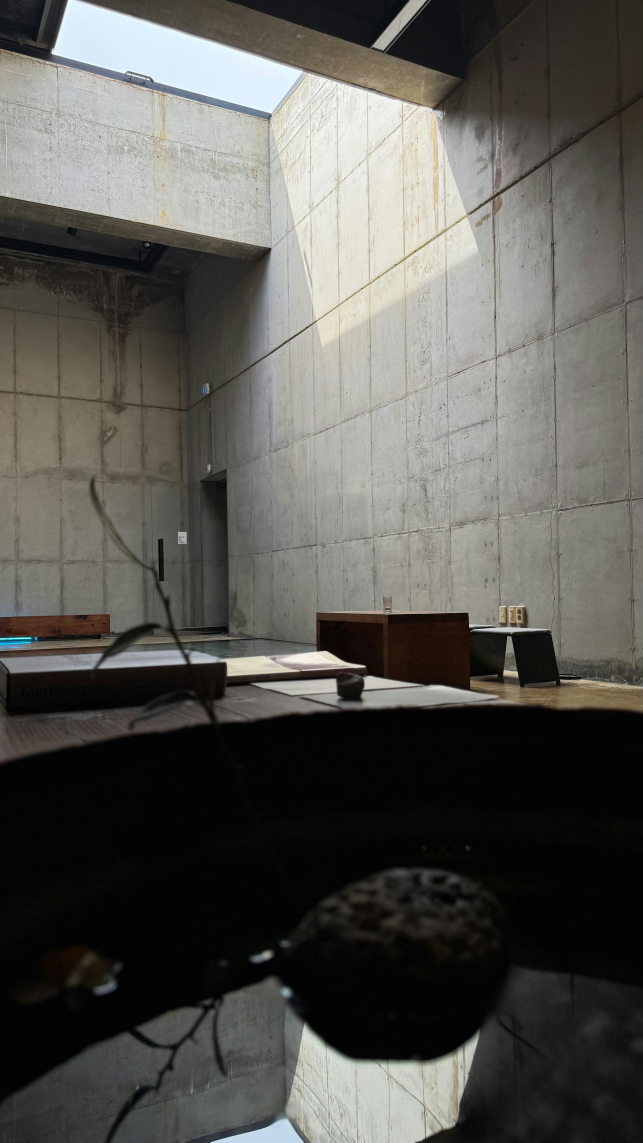
#> input picture assets/originali/pozzo.jpg, 3213 x 5712 px, given in place of villa.jpg, which was not available (shown at 1/5 size)
$ python prepara-immagini.py
#> lines starting #> are read from the running program, lines starting #| are printed output that depends on the picture; pictures that were not available may be replaced by others from this repository, and a replacement may not be noted
#> further down, im is the input picture: PIL image 3213x5712 RGB; mean R, G, B 88.4, 87.7, 83.4
#!/usr/bin/env python3
"""Prepara immagini responsive allineate e schizzi. Non modifica gli originali.
Uso: python scripts/prepara-immagini.py [--salvia-box x,y,w,h]
Il box è normalizzato 0..1 e verificato sull'immagine dopo EXIF transpose.
"""
from pathlib import Path
import argparse, json, math
import cv2
import numpy as np
from PIL import Image, ImageOps, ImageDraw
import pillow_avif  # registra il codec AVIF
ROOT = Path(__file__).resolve().parents[1]
p = argparse.ArgumentParser()
p.add_argument('--salvia-box', default='0.646,0.454,0.053,0.026')
args = p.parse_args()
BOX = tuple(map(float, args.salvia_box.split(',')))
if len(BOX) != 4 or any(v < 0 or v > 1 for v in BOX): p.error('Box normalizzato non valido')
OUT = ROOT / 'assets/immagini'; OUT.mkdir(parents=True, exist_ok=True)
PAPER = np.array([241,236,226], dtype=np.float32)
GRAPHITE = np.array([38,36,33], dtype=np.float32)

def pencil(rgb, textured):
#> called with textured = False
    gray = cv2.cvtColor(rgb, cv2.COLOR_RGB2GRAY)
    if textured:
        gray = cv2.medianBlur(gray, 7)
        for _ in range(3): gray = cv2.bilateralFilter(gray, 9, 45, 45)
    gray = cv2.createCLAHE(clipLimit=2, tileGridSize=(8,8)).apply(gray)
    inverse_blur = cv2.GaussianBlur(255-gray, (0,0), 4)
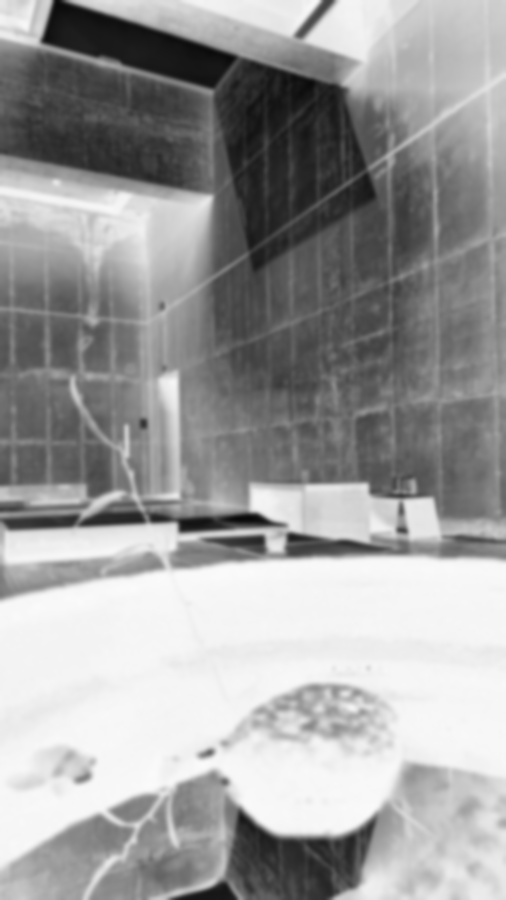
#> inverse_blur: shape (1800, 1012) (shown at 1/2 size); min 9, max 251, mean 157.3
    dodge = np.minimum(gray.astype(np.float32)*255 / np.maximum(255-inverse_blur.astype(np.float32), 1), 255)/255
    tone = np.power(dodge, 1.8)
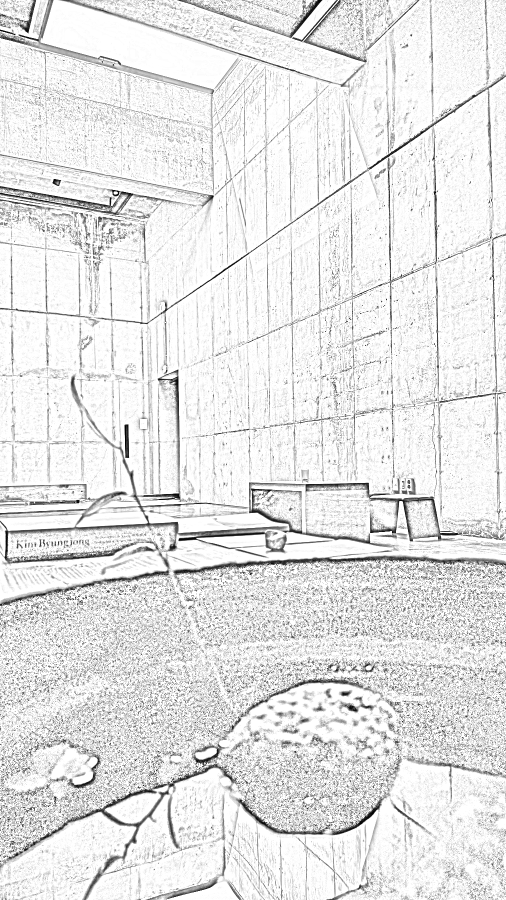
#> tone: shape (1800, 1012) float32 (shown at 1/2 size); min 0, max 1, mean 0.899
    dark = 1-tone
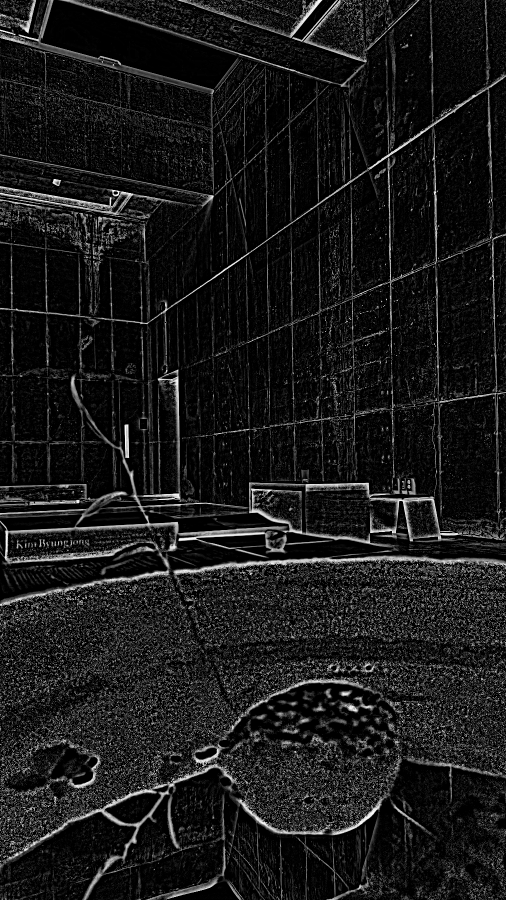
#> dark: shape (1800, 1012) float32 (shown at 1/2 size); min 0, max 1, mean 0.101
    if textured:
        edges = cv2.Canny(gray, 15, 45)/255
        yy,xx = np.indices(gray.shape)
        hatch = ((xx+yy)%7 < 1).astype(np.float32)
        hatch *= np.clip((150-gray.astype(float))/150,0,1)*.65
        dark = np.maximum.reduce([dark, edges*.76, hatch])
    rng = np.random.default_rng(24)
    texture = rng.normal(0,.75,gray.shape)[...,None]
    return np.clip(PAPER-(PAPER-GRAPHITE)*dark[...,None]+texture,0,255).astype('uint8')

def export(im, stem, long):
#> called with stem = 'villa', long = 1800
    for width in (800,1400,1800):
        if width>long: continue
        # Le immagini verticali mantengono il lato lungo indicato nel nome.
        resized=ImageOps.contain(im,(width,width),Image.Resampling.LANCZOS)
        for ext,quality in [('avif',54),('webp',79),('jpg',85)]:
            opts={'quality':46 if ext=='avif' and stem.endswith('-schizzo') else quality}
            if ext=='jpg': opts.update(optimize=True,progressive=True)
            if ext=='avif': opts.update(speed=6)
            resized.save(OUT/f'{stem}-{width}.{ext}',**opts)

previews=[];manifest={}
for name in ('villa','fronte','sbalzo','pozzo','salvia'):
    im=ImageOps.exif_transpose(Image.open(ROOT/f'assets/originali/{name}.jpg')).convert('RGB')
    if name=='salvia':
        x,y,w,h=BOX;W,H=im.size
        rect=(round(x*W),round(y*H),round((x+w)*W),round((y+h)*H))
        rgb=np.array(im);x1,y1,x2,y2=rect
        patch=rgb[y1:y2,x1:x2].copy()
        rgb[y1:y2,x1:x2]=cv2.GaussianBlur(patch,(0,0),max(12,(x2-x1)/8))
        im=Image.fromarray(rgb)
    long=1800 if name in ('villa','fronte') else 1400
    im=ImageOps.contain(im,(long,long),Image.Resampling.LANCZOS)
    sketch=Image.fromarray(pencil(np.array(im),name in ('sbalzo','pozzo')))
    export(im,name,long);export(sketch,name+'-schizzo',long)
#> the loop in export (call 2), `for width in (800,1400,1800):` made 3 passes
#> pass 1, in export (call 2), `resized=ImageOps.contain(im,(width,width),Image.Resampling.LANCZOS)`:
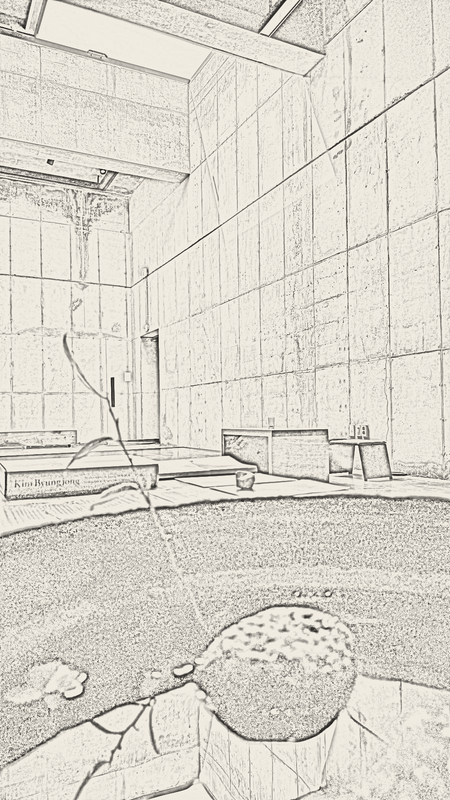
#> resized: PIL image 450x800 RGB; mean R, G, B 220.1, 215.4, 206.1
    manifest[name]={'width':im.width,'height':im.height,'longSide':long,'widths':[round(im.width*s/long) for s in (800,1400,1800) if s<=long]}
    previews.append((name,im,sketch))
    if name=='villa':
        (ROOT/'public').mkdir(exist_ok=True)
        ImageOps.fit(im,(1200,630),Image.Resampling.LANCZOS).save(ROOT/'public/og-tratto.jpg',quality=84,optimize=True)
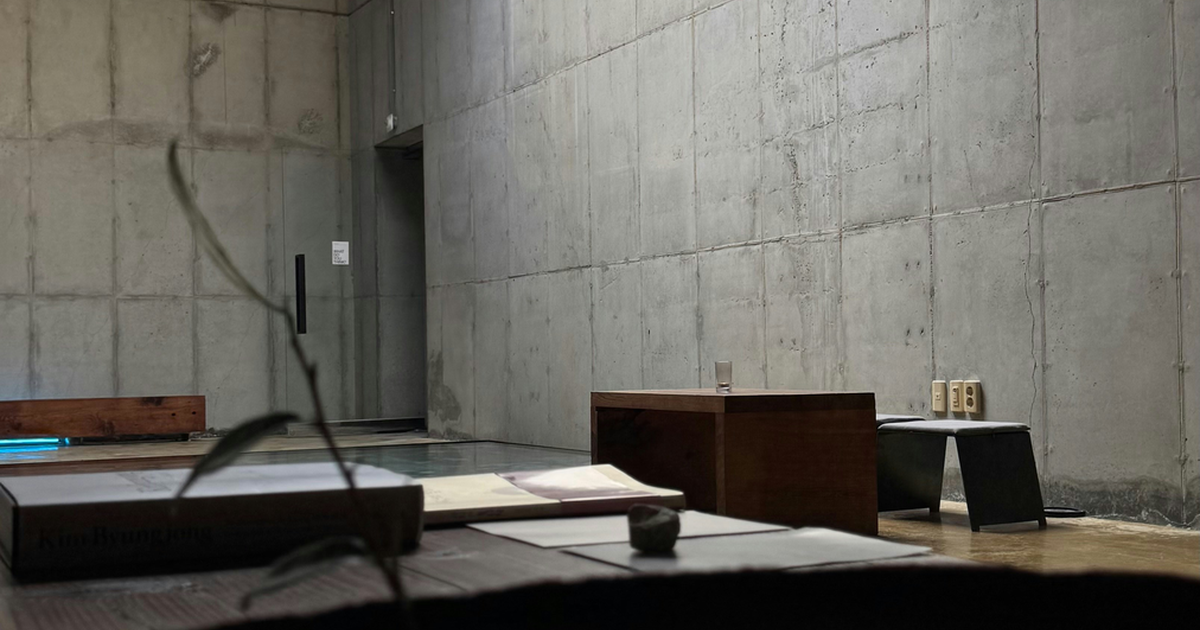
#> saved as og-tratto.jpg: PIL image 1200x630 RGB; mean R, G, B 104.9, 102.5, 95.9
        rgb=np.array(im.resize((1000,667),Image.Resampling.LANCZOS))
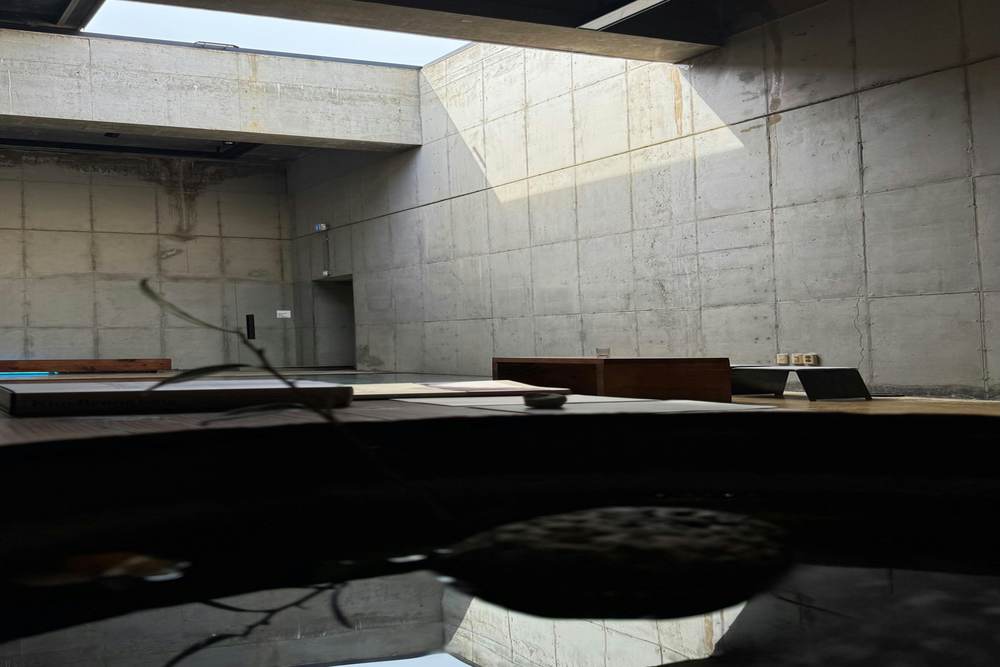
#> rgb: shape (667, 1000, 3); mean R, G, B 88.4, 87.7, 83.4
        edges=cv2.Canny(cv2.cvtColor(rgb,cv2.COLOR_RGB2GRAY),60,130)
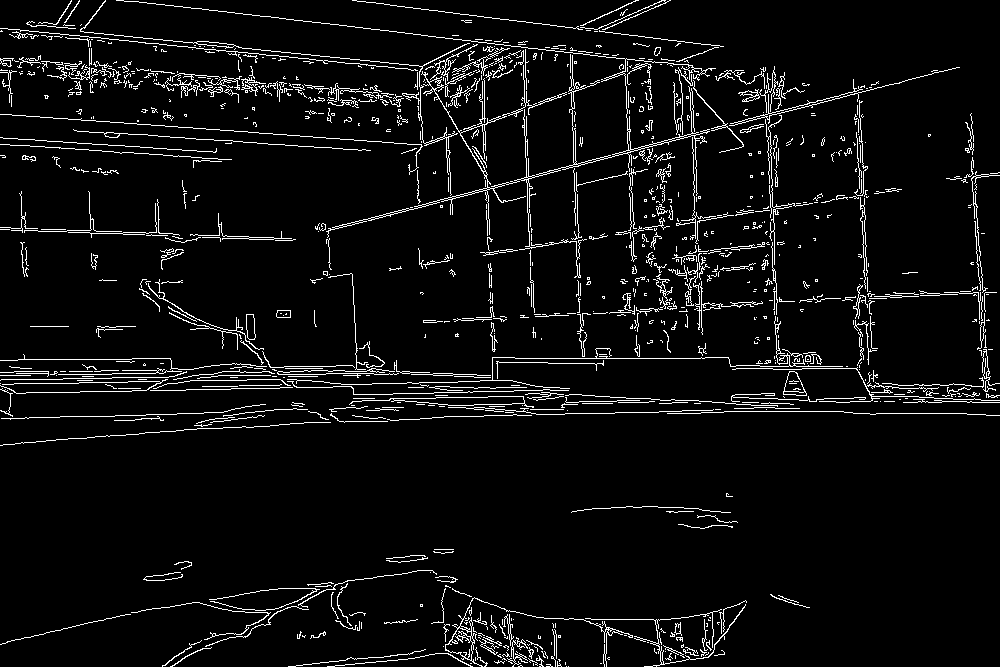
#> edges: shape (667, 1000); 5.4% white in thin lines or dots
        lines=cv2.HoughLinesP(edges,1,np.pi/180,threshold=40,minLineLength=35,maxLineGap=12)
#> lines = 388 rows, first 6: [413, 209, 729, 125], [367, 219, 692, 132], [515, 358, 704, 358], [311, 21, 741, 73], [0, 114, 428, 144], [762, 211, 901, 189]
        selected=[];keys=[]
        raw=[] if lines is None else lines.reshape(-1,4).tolist()
#> raw = 388 items, first 6: [413, 209, 729, 125], [367, 219, 692, 132], [515, 358, 704, 358], [311, 21, 741, 73], [0, 114, 428, 144], [762, 211, 901, 189]
        for x1,y1,x2,y2 in sorted(raw,key=lambda l: math.hypot(l[2]-l[0],l[3]-l[1]),reverse=True):
            dx=float(x2-x1);dy=float(y2-y1);length=math.hypot(dx,dy)
            theta=math.atan2(dy,dx)%math.pi;dist=(x1+x2)/2*(-math.sin(theta))+(y1+y2)/2*math.cos(theta)
            if any(min(abs(theta-a),math.pi-abs(theta-a))<.035 and abs(dist-d)<9 for a,d in keys):continue
            keys.append((theta,dist));ux=dx/length*8;uy=dy/length*8
            selected.append([round(float(x1)-ux,2),round(float(y1)-uy,2),round(float(x2)+ux,2),round(float(y2)+uy,2)])
            if len(selected)==100:break
#> this loop made 240 passes
#> (x1, y1, x2, y2, dx, dy, length, theta) on passes 1 to 3: (311, 21, 741, 73, 430, 52, 433.1, 0.12), (0, 114, 428, 144, 428, 30, 429.1, 0.07), (80, 30, 501, 75, 421, 45, 423.4, 0.106)
#> after the loop, keys = 100 pairs, first value 0 to 3.13, second value -956.9 to 653.5; selected = 100 items, first 6: [303.1, 20.04, 748.9, 73.96], [-7.98, 113.4, 436, 144.6], [72.05, 29.15, 508.9, 75.85], [475.1, 256.2, 907.9, 187.8], [359.3, 221.1, 699.7, 129.9], [-7.99, 226.7, 299, 238.3]
        (ROOT/'src/data/villa-lines.json').write_text(json.dumps({'viewBox':'0 0 1000 667','lines':selected},indent=2))
        print(f'villa: {len(selected)} segmenti')
#| villa: 100 segmenti
    print(f'{name}: {im.size}, foto e schizzo allineati')
#| villa: (1012, 1800), foto e schizzo allineati
#> (the run stopped early here; a loop or call above may not have finished)
